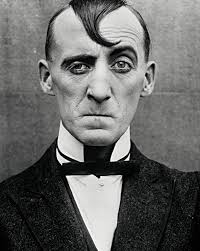
#> input picture image.jpg, 200 x 251 px
$ python 'Subtask 1.py'
#> lines starting #> are read from the running program, lines starting #| are printed output that depends on the picture
# Setup Commands: (inside VSCode terminal)
## (one-time) python -m venv .venv
## (Windows: every re-open) ./.venv/Scripts/activate.bat
## (Other systems: every re-open) ./.venv/Scripts/activate
## (one-time) pip install matplotlib opencv-python numpy
import numpy as np
import matplotlib.pyplot as plt
import cv2

def convolve(image, kernal):

    # Start by flipping the kernel horizontally then vertically (related to the mathematical proof of convolution)
    if (len(kernal.shape)!=2):
        raise ValueError ("kernal must be 2D")
        exit()
    elif (kernal.shape[0] % 2 == 0 or kernal.shape[1] % 2 == 0):
        raise ValueError("kernal must be odd")
        exit()
    kernal_flipH = np.fliplr(kernal)
    kernal_flipped = np.flipud(kernal_flipH)
    # Pad the image
    kernal_hight, kernal_width = kernal_flipped.shape
    pad_top = kernal_hight // 2
    pad_bottom = kernal_hight // 2
    pad_left = kernal_width // 2
    pad_right = kernal_width // 2

    #edge case handling
    if kernal_hight % 2 == 0:
        pad_bottom = max (0, pad_bottom - 1)
    if kernal_width % 2 == 0:
        pad_right = max (0, pad_right - 1)

    padded_image = np.pad(image , ((pad_top, pad_bottom), (pad_left, pad_right)), mode='edge')

    hight, width = image.shape
    output = np.zeros((hight, width), dtype=np.float32)

    #convulution operation
    for y in range (hight):
        for x in range (width):
            region = padded_image[y:y+kernal_hight, x:x+kernal_width]
            output[y, x] = np.sum(region * kernal_flipped)
    return output
# Take notice that OpenCV handles the image as a numpy array when opening it
def gaussianFilter(image , kernel_size = 5 , sigma = 1.0):
    if kernel_size % 2 == 0:
        raise ValueError("size must be odd")
        exit()
    ax = np.linspace(-(kernel_size-1)/2, (kernel_size-1)/2, kernel_size)
    xx ,yy = np.meshgrid(ax, ax)

    kernel = np.exp(-(xx**2 + yy**2) / (2 * sigma**2))

    kernel  = kernel / np.sum(kernel)
    return convolve(image , kernel)

def medianFilter(image , kernel_size = 5):
    if kernel_size % 2 == 0:
        raise ValueError("size must be odd")
        exit()
    pad_size = kernel_size // 2
    padded_image = np.pad(image, pad_size, mode='edge')
    output = np.zeros_like(image, dtype=np.float32)

    # Apply median filter
    for y in range(image.shape[0]):
        for x in range(image.shape[1]):
            region = padded_image[y:y+kernel_size, x:x+kernel_size]
            output[y, x] = np.median(region)

    return output


img = cv2.imread('image.jpg', cv2.IMREAD_GRAYSCALE)
#> img: shape (251, 200); min 0, max 255, mean 103.4
fig, axes = plt.subplots(2, 3, figsize=(12, 8))
img_float = img.astype(np.float32)

# Original image
axes[0, 0].imshow(img, cmap='gray')
axes[0, 0].set_title('Original Image')
axes[0, 0].axis('off')
# Box filter (blur)
axes[0, 1].imshow(convolve(img_float, np.ones((5, 5)) / 25), cmap='gray')
#> in convolve, `kernal_flipH = np.fliplr(kernal)`: kernal_flipH = [[0.04, 0.04, 0.04, 0.04, 0.04], [0.04, 0.04, 0.04, 0.04, 0.04], [0.04, 0.04, 0.04, 0.04, 0.04], [0.04, 0.04, 0.04, 0.04, 0.04], [0.04, 0.04, 0.04, 0.04, 0.04]]
#> in convolve, `kernal_flipped = np.flipud(kernal_flipH)`: kernal_flipped has the same summary as kernal_flipH
#> in convolve, `padded_image = np.pad(image , ((pad_top, pad_bottom), (pad_left, pad_r..`:
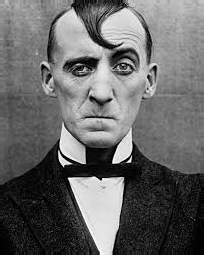
#> padded_image: shape (255, 204) float32; min 0, max 255, mean 102.7
#> after the loop in convolve, `for y in range (hight):`:
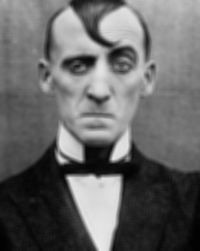
#> output: shape (251, 200) float32; min 1, max 238.1, mean 103.4
axes[0, 1].set_title('Box Filter')
axes[0, 1].axis('off')
# Horizontal Sobel filter (detects vertical edges)
axes[0, 2].imshow(convolve(img_float, np.array([[-1, 0, 1], [-2, 0, 2], [-1, 0, 1]])), cmap='gray')
#> in convolve (call 2), `kernal_flipH = np.fliplr(kernal)`: kernal_flipH = [[1, 0, -1], [2, 0, -2], [1, 0, -1]]
#> in convolve (call 2), `padded_image = np.pad(image , ((pad_top, pad_bottom), (pad_left, pad_r..`:
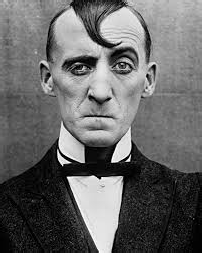
#> padded_image: shape (253, 202) float32; min 0, max 255, mean 103
#> after the loop in convolve (call 2), `for y in range (hight):`:
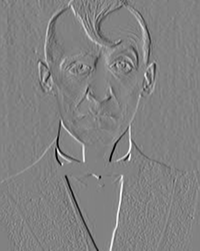
#> output: shape (251, 200) float32; min -1005, max 968, mean -0.3; drawn with min black and max white
axes[0, 2].set_title('Horizontal Sobel Filter')
axes[0, 2].axis('off')
# Vertical Sobel filter (detects horizontal edges)
axes[1, 0].imshow(convolve(img_float, np.array([[-1, -2, -1], [0, 0, 0], [1, 2, 1]])), cmap='gray')
#> in convolve (call 3), `kernal_flipH = np.fliplr(kernal)`: kernal_flipH = [[-1, -2, -1], [0, 0, 0], [1, 2, 1]]
#> in convolve (call 3), `kernal_flipped = np.flipud(kernal_flipH)`: kernal_flipped = [[1, 2, 1], [0, 0, 0], [-1, -2, -1]]
#> after the loop in convolve (call 3), `for y in range (hight):`:
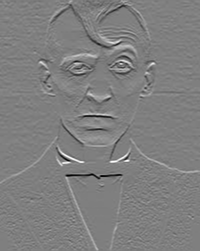
#> output: shape (251, 200) float32; min -974, max 979, mean 3.1; drawn with min black and max white
axes[1, 0].set_title('Vertical Sobel Filter')
axes[1, 0].axis('off')
# Gaussian filter
gaussian_filtered = gaussianFilter(img_float, kernel_size=5, sigma=1.5)
axes[1  , 1].imshow(gaussian_filtered, cmap='gray')
axes[1, 1].set_title('Gaussian Filter (5x5, σ=1.5)')
axes[1, 1].axis('off')
# Median filter
median_filtered = medianFilter(img_float, kernel_size=5)
#> after the loop in medianFilter, `for y in range(image.shape[0]):`:
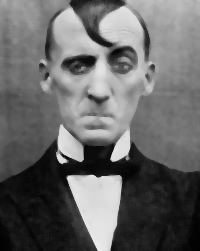
#> output: shape (251, 200) float32; min 0, max 239, mean 103.7
axes[1, 2].imshow(median_filtered, cmap='gray')
axes[1, 2].set_title('Median Filter (5x5)')
axes[1, 2].axis('off')

plt.tight_layout()
plt.show()
